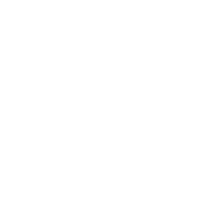
Frame 1 (no input)
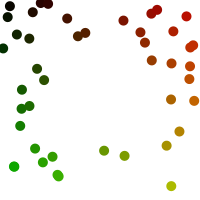
Frame 60 (the mouse pressed at the canvas centre just before this capture)
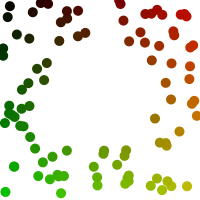
Frame 120 (the mouse held since frame 60 and released just before this capture)

The Processing sketch that drew these frames (run headless with seeded random() and noise(); from frame 60 on, the mouse is pressed at the canvas centre):

// Processing sketch: processing_95127
// ── processing_95127.pde

void setup() {
  size(200, 200);
  background(255);
}

void draw() {
  float x = random(0, width); 
  float y = random(0, height);

  if ((x>50 && x<150) && (y>50 && y<150)) {
    ;}
    else{
      noStroke();
      fill(x,y,0);
      ellipse(x, y, 10, 10);
    }
}
